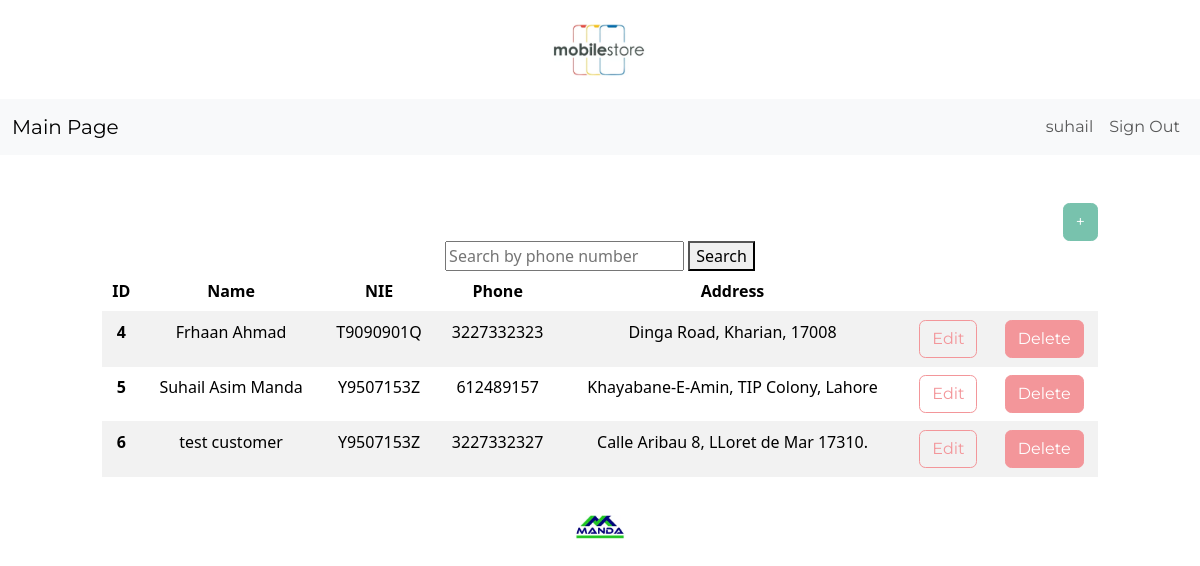
Page /dashboard2/ (signed in) on the earlier database version.
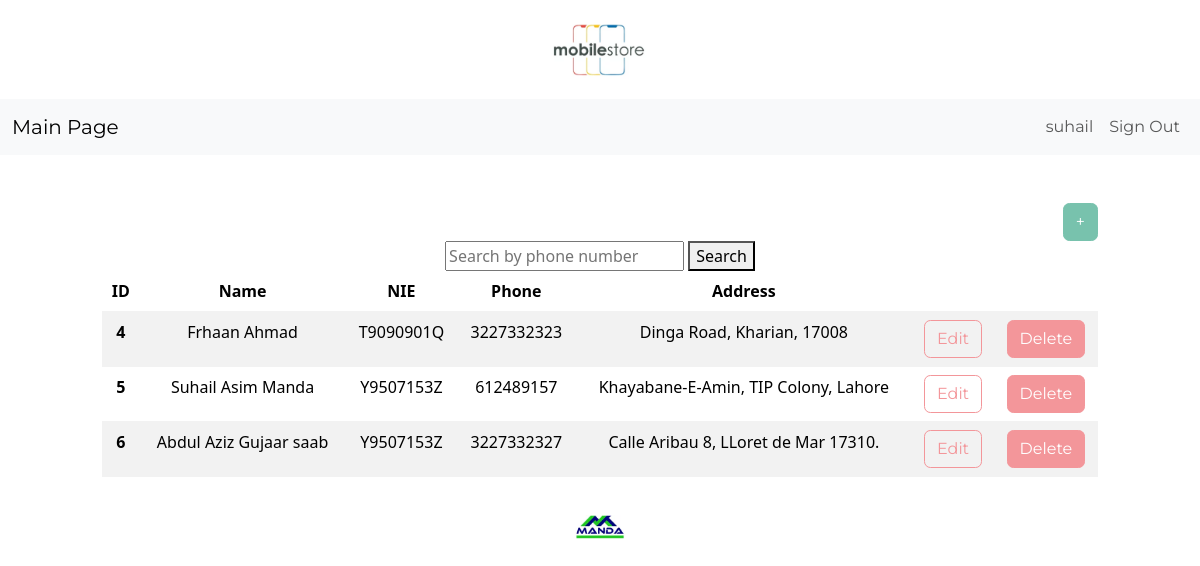
Same page on the later database version.
### inventory/models.py (models this page shows, shortened)
class CustomerData(models.Model):
	cname = models.CharField(max_length=50)
	cnie = models.CharField(max_length=20)
	cphone = models.IntegerField()
	caddress = models.CharField (max_length=50)
	datec = models.DateTimeField(auto_now_add=True)
	user = models.ForeignKey(User, on_delete=models.CASCADE)

### inventory/views.py (the view)
# urls.py: path('dashboard2/', Dashboard2.as_view(), name='dashboard2'),
class Dashboard2(LoginRequiredMixin, View):
    def get(self, request):
        today = datetime.now()
        first_day_of_month = today.replace(day=1)
        query = request.GET.get("cphone", "")
        query = unquote(query).strip()
        if query:
            custs = CustomerData.objects.filter(cphone__icontains=query)
        else:
            custs = CustomerData.objects.filter(user=self.request.user.id).order_by("id")
        context = {
            "custs": custs,
        }
        return render(request, "inventory/dashboard2.html", context)

### inventory/templates/inventory/dashboard2.html (shortened to what this page needs)
{% extends 'inventory/base.html' %}
{% block content %}
	<div class="row">
		<div class="col-md-10 col-12 mx-auto mt-5">
			<div class="d-flex justify-content-end">
				<a href="{% url 'customeradd' %}" class="btn btn-primary">+</a>
			</div>
<form method="get" action="{% url 'dashboard2' %}">
		<input type="text" name="cphone" placeholder="Search by phone number" value="{{ request.GET.cphone }}">
        <button type="submit">Search</button>
</form>
			<table class="table table-hover table-striped">
				<thead>
					<tr>
						<th scope="col">ID</th>
						<th scope="col">Name</th>
						<th scope="col">NIE</th>
						<th scope="col">Phone</th>
						<th scope="col">Address</th>
						<th scope="col"></th>
						<th scope="col"></th>
					</tr>
				</thead>
				<tbody>
					{% for itemcust in custs %}
					<tr>
						<th scope="row">{{ itemcust.id }}</th>
						<td>{{ itemcust.cname }}</td>
						<td>{{ itemcust.cnie }}</td>
						<td>{{ itemcust.cphone }}</td>
						<td>{{ itemcust.caddress }}</td>
						<td><a href="{% url 'cust-edit' itemcust.id %}" class="btn btn-outline-secondary">Edit</a></td>
						<td><a href="{% url 'cust-delete' itemcust.id %}" class="btn btn-secondary">Delete</a></td>
					</tr>
					{% endfor %}
				</tbody>
			</table>
		</div>
	</div>
{% endblock content %}

Differences in the rows shown:
changed CustomerData "Calle Aribau 8, LLoret de Mar 17310.": cname "test customer" → "Abdul Aziz Gujaar saab"
